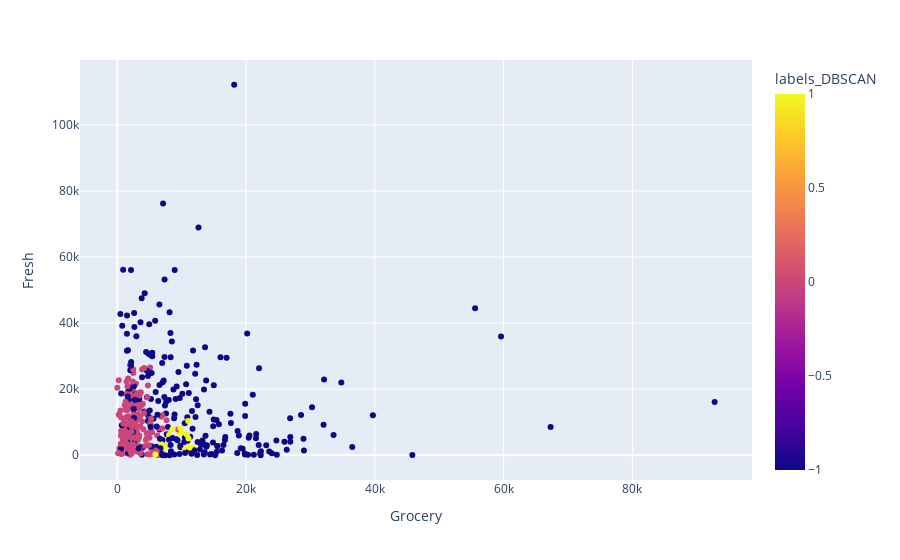

Write notebook code for a chart like this one.
### Code cell
px.scatter(data_frame=customers, x='Grocery', y='Fresh', color='labels_DBSCAN')

### Figure 1 — Plotly figure (JSON) as saved in the notebook; plotly's stock layout.template omitted (floating-point values rounded to 4 significant figures; data arrays with more than 128 entries replaced by an {"elided": "..."} marker saying what was removed)
{"data": [{"hoverlabel": {"namelength": 0}, "hovertemplate": "Grocery=%{x}<br>Fresh=%{y}<br>labels_DBSCAN=%{marker.color}", "legendgroup": "", "marker": {"color": {"elided": "440 int values"}, "coloraxis": "coloraxis", "symbol": "circle"}, "mode": "markers", "name": "", "showlegend": false, "type": "scatter", "x": {"elided": "440 int values"}, "xaxis": "x", "y": {"elided": "440 int values"}, "yaxis": "y"}], "layout": {"coloraxis": {"colorbar": {"title": {"text": "labels_DBSCAN"}}, "colorscale": [[0, "#0d0887"], [0.1111, "#46039f"], [0.2222, "#7201a8"], [0.3333, "#9c179e"], [0.4444, "#bd3786"], [0.5556, "#d8576b"], [0.6667, "#ed7953"], [0.7778, "#fb9f3a"], [0.8889, "#fdca26"], [1, "#f0f921"]]}, "legend": {"tracegroupgap": 0}, "margin": {"t": 60}, "xaxis": {"anchor": "y", "domain": [0, 1], "title": {"text": "Grocery"}}, "yaxis": {"anchor": "x", "domain": [0, 1], "title": {"text": "Fresh"}}}}
